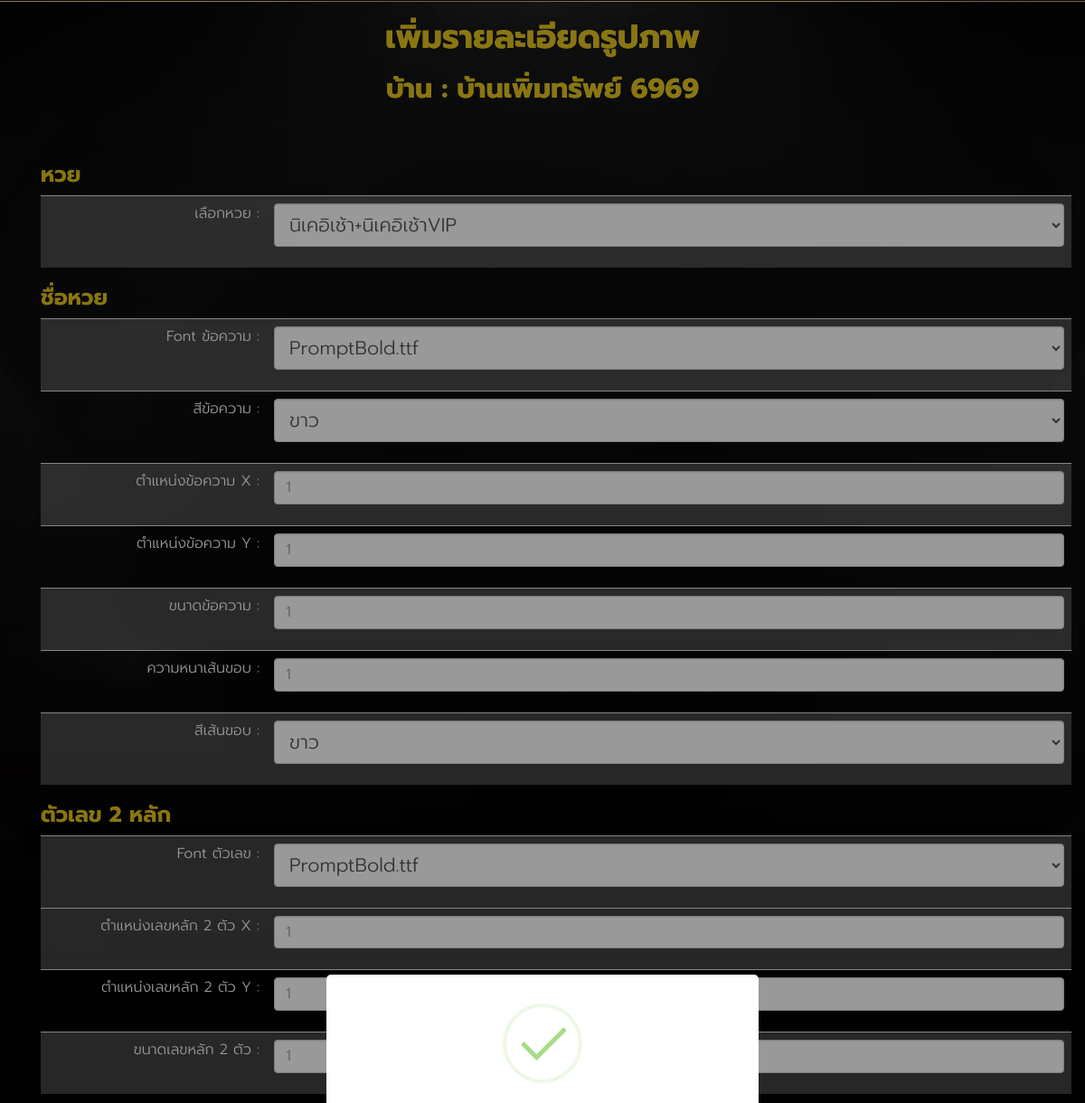
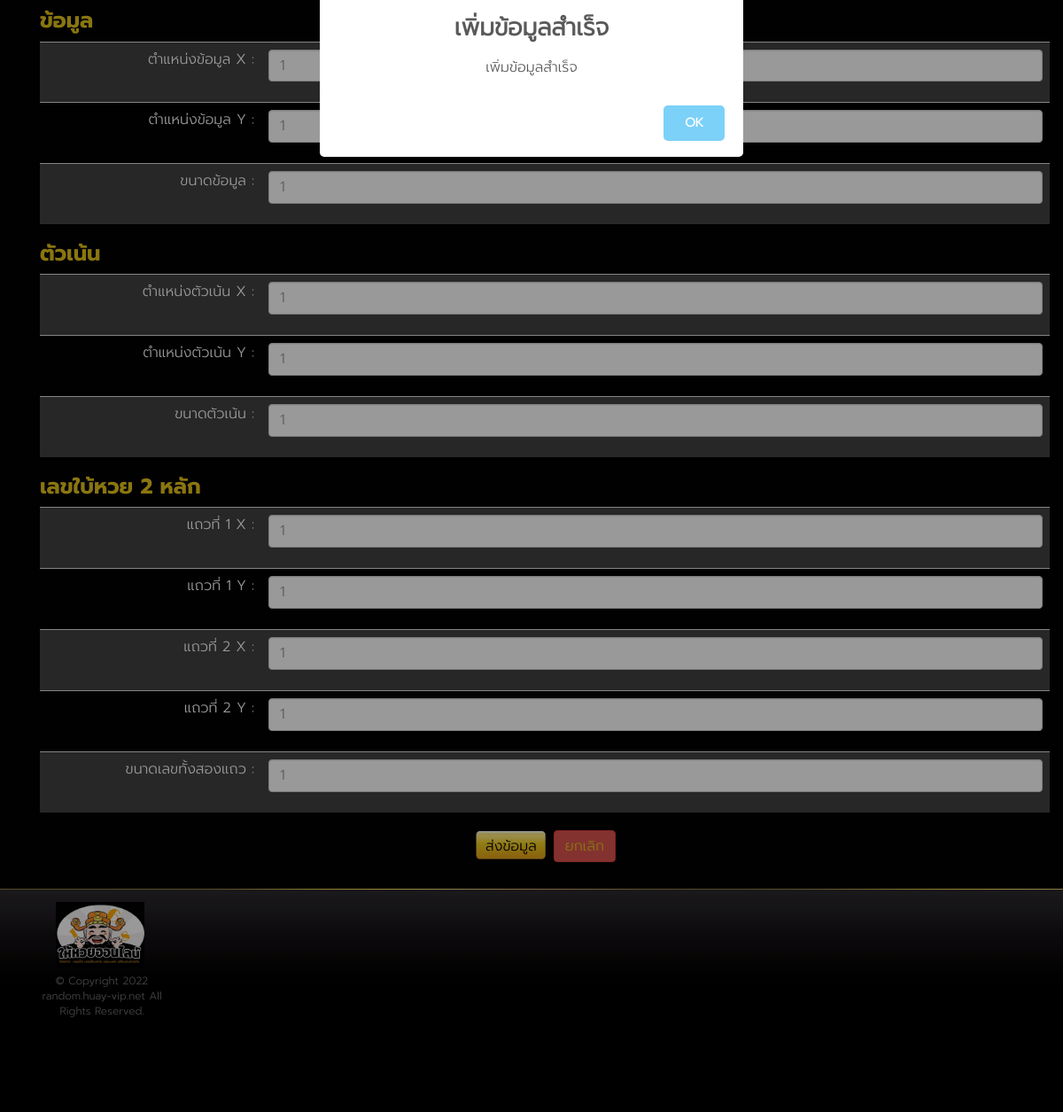
Page /backend/admin/add/detailpic (signed in) on the committed database (2 pictures, top to bottom).
### huayrandom/models.py (models this page shows, shortened)
class ProfileModel(models.Model):
    user = models.OneToOneField(User, on_delete=models.CASCADE)
    house_name = models.CharField(default='None', max_length=255)
    usertype = models.CharField(default='random', max_length=255)
    status = models.BooleanField(default=True)
    expire_date = models.DateTimeField(null=True, blank=True)
    credit_shop = models.BooleanField(default=True)

class HuayListModel(models.Model):
    short_name = models.CharField(default='None', max_length=255)
    full_name = models.CharField(default='None', max_length=255)
    page_name = models.CharField(default='None', max_length=255)
    time = models.TimeField()
    link = models.CharField(default='None', max_length=255)
    def __str__(self):
        return self.short_name

### huayrandom/views.py (the view, shortened to what this page needs)
# urls.py: path('backend/<str:username>/add/detailpic',AddDetailPicture,name='add_huay'),
@login_required
def AddDetailPicture(request, username):
    context = {}
    if 'error' in request.session:
        context['error'] = request.session['error']
        request.session['error'] = ''  # clear stuck error in session
    if 'status' in request.session:
        context['status'] = request.session['status']
        request.session['status'] = ''  # clear stuck error in session
    userObject = User.objects.get(username=username)
    profileObject = ProfileModel.objects.get(user=userObject)
    huayFilter = HuayTypeModel.objects.filter(user=userObject)
    huayFilterList = []
    for item in huayFilter:
        huayFilterList.append(item.huay_list.short_name)
    huayAll = HuayListModel.objects.all()
    huayAllIdList = []
    huayAllNameList = []
    for itemAll in huayAll:
        if str(itemAll) not in huayFilterList:
            huayAllNameList.append(str(itemAll))
            huayAllIdList.append(str(itemAll.id))
    huayAllList = zip(huayAllNameList, huayAllIdList)
    fontListObject = FontListModel.objects.all()
    context['huayList'] = huayAllList
    context['data'] = profileObject
    context['fontList'] = fontListObject
    return render(request, 'huay/add_huay.html', context)

### huayrandom/templates/huay/add_huay.html (shortened to what this page needs)
{% extends 'component/layout.html' %}
{%block content%}
<div class="wrap">
  <section class="slot-home-body">
    <div class="container">
      <div>
        <h1 class="shine-text big-font text-center">เพิ่มรายละเอียดรูปภาพ</h1>
        <h2 class="shine-text big-font text-center">บ้าน : {{data.house_name}}</h2>
      </div>
      <section class="content">
        <div class="container">
          <div class="slot-intro">
            <form method="post">
              <h3>หวย</h3>
              <table class="table table-striped">
                <tr>
                  <td class="text-right">เลือกหวย : </td>
                  <td colspan="9" class="text-center">
                    <div class="form-group">
                      <select name="huay_list_id" class="form-control">
                        {% for item1,item2 in huayList %}
                        <option value="{{item2}}">{{item1}}</option>
                        {% endfor %}
                      </select>
                    </div>
                  </td>
                </tr>
              </table>
              <h3>ชื่อหวย</h3>
              <table class="table table-striped">
                <tr>
                  <td class="text-right">Font ข้อความ : </td>
                  <td class="text-center">
                    <div class="form-group">
                      <select name="text_font" class="form-control">
                        {%for font in fontList%}
                        <option value="{{font.id}}">{{font.font_name}}</option>
                        {%endfor%}
                      </select>
                    </div>
                  </td>
                </tr>
                <tr>
                  <td class="text-right">สีข้อความ : </td>
                  <td class="text-center">
                    <div class="form-group">
                      <select name="text_color" class="form-control">
                        <option value="255,255,255">ขาว</option>
                      </select>
                    </div>
                  </td>
                </tr>
                <tr>
                  <td class="text-right">ตำแหน่งข้อความ X : </td>
                  <td class="text-center">
                    <div class="form-group">
                      <input type="number" class="form-control" placeholder="1" name="text_pos_x">
                    </div>
                  </td>
                </tr>
                <tr>
                  <td class="text-right">ตำแหน่งข้อความ Y : </td>
                  <td class="text-center">
                    <div class="form-group">
                      <input type="number" class="form-control" placeholder="1" name="text_pos_y">
                    </div>
                  </td>
                </tr>
                <tr>
                  <td class="text-right">ขนาดข้อความ : </td>
                  <td class="text-center">
                    <div class="form-group">
                      <input type="number" class="form-control" placeholder="1" name="text_size">
                    </div>
                  </td>
                </tr>
                <tr>
                  <td class="text-right">ความหนาเส้นขอบ : </td>
                  <td class="text-center">
                    <div class="form-group">
                      <input type="number" class="form-control" placeholder="1" name="border_width">
                    </div>
                  </td>
                </tr>
                <tr>
                  <td class="text-right">สีเส้นขอบ : </td>
                  <td class="text-center">
                    <div class="form-group">
                      <select name="border_color" class="form-control">
                        <option value="255,255,255">ขาว</option>
                      </select>
                    </div>
                  </td>
                </tr>
              </table>
              <h3>ตัวเลข 2 หลัก</h3>
              <table class="table table-striped">
                <tr>
                  <td class="text-right">Font ตัวเลข : </td>
                  <td class="text-center">
                    <div class="form-group">
                      <select name="number_font" class="form-control">
                        {%for font in fontList%}
                        <option value="{{font.id}}">{{font.font_name}}</option>
                        {%endfor%}
                      </select>
                    </div>
                  </td>
                </tr>
                <tr>
                  <td class="text-right">ตำแหน่งเลขหลัก 2 ตัว X : </td>
                  <td class="text-center">
                    <div class="form-group">
                      <input name="main_number_pos_x" type="number" class="form-control" placeholder="1">
                    </div>
                  </td>
                </tr>
                <tr>
                  <td class="text-right">ตำแหน่งเลขหลัก 2 ตัว Y : </td>
                  <td class="text-center">
                    <div class="form-group">
                    </div>
                  </td>
                </tr>
                <tr>
                  <td class="text-right">ขนาดเลขหลัก 2 ตัว : </td>
                  <td class="text-center">
                    <div class="form-group">
                    </div>
                  </td>
                </tr>
              </table>
              <h3>ข้อมูล</h3>
              <table class="table table-striped">
                <tr>
                  <td class="text-right">ตำแหน่งข้อมูล X : </td>
                  <td class="text-center">
                    <div class="form-group">
                    </div>
                  </td>
                </tr>
                <tr>
                  <td class="text-right">ตำแหน่งข้อมูล Y : </td>
                  <td class="text-center">
                    <div class="form-group">
                    </div>
                  </td>
                </tr>
                <tr>
                  <td class="text-right">ขนาดข้อมูล : </td>
                  <td class="text-center">
                    <div class="form-group">
                      <input name="date_fontsize" type="number" class="form-control" placeholder="1">
                    </div>
                  </td>
                </tr>
              </table>
              <h3>ตัวเน้น</h3>
              <table class="table table-striped">
                <tr>
                  <td class="text-right">ตำแหน่งตัวเน้น X : </td>
                  <td class="text-center">
                    <div class="form-group">
                      <input name="focus_pos_x" type="number" class="form-control" placeholder="1">
                    </div>
                  </td>
                </tr>
                <tr>
                  <td class="text-right">ตำแหน่งตัวเน้น Y : </td>
                  <td class="text-center">
                    <div class="form-group">
                      <input name="focus_pos_y" type="number" class="form-control" placeholder="1">
                    </div>
                  </td>
                </tr>
                <tr>
                  <td class="text-right">ขนาดตัวเน้น : </td>
                  <td class="text-center">
                    <div class="form-group">
                      <input name="focus_fontsize" type="number" class="form-control" placeholder="1">
                    </div>
                  </td>
                </tr>
              </table>
              <h3>เลขใบ้หวย 2 หลัก</h3>
              <table class="table table-striped">
                <tr>
                  <td class="text-right">แถวที่ 1 X : </td>
                  <td class="text-center">
                    <div class="form-group">
                      <input name="number_row1_pos_x" type="number" class="form-control" placeholder="1">
                    </div>
                  </td>
                </tr>
                <tr>
                  <td class="text-right">แถวที่ 1 Y : </td>
                  <td class="text-center">
                    <div class="form-group">
                      <input name="number_row1_pos_y" type="number" class="form-control" placeholder="1">
                    </div>
                  </td>
                </tr>
                <tr>
                  <td class="text-right">แถวที่ 2 X : </td>
                  <td class="text-center">
                    <div class="form-group">
                      <input name="number_row2_pos_x" type="number" class="form-control" placeholder="1">
                    </div>
                  </td>
                </tr>
                <tr>
                  <td class="text-right">แถวที่ 2 Y : </td>
                  <td class="text-center">
                    <div class="form-group">
                      <input name="number_row2_pos_y" type="number" class="form-control" placeholder="1">
                    </div>
                  </td>
                </tr>
                <tr>
                  <td class="text-right">ขนาดเลขทั้งสองแถว : </td>
                  <td class="text-center">
                    <div class="form-group">
                      <input name="number_row_fontsize" type="number" class="form-control" placeholder="1">
                    </div>
                  </td>
                </tr>
              </table>
              <div class="text-center">
                <button type="submit" class="btn btn-default">ส่งข้อมูล</button>
                <a class="btn btn-danger" href="/backend/">ยกเลิก</a>
              </div>
            </form>
          </div>
        </div>
      </section>
    </div>
    {%endblock content%}

### static/assets/css/style.css (style rules this page uses)
body { background: #030203; color: #fff; font-family: 'Prompt-Light'; font-size: 21px; }
h1, h2, h3 { color: #e6c41a; font-family: 'Prompt' }
a { color: #fff; -moz-transition: ease .3s; -o-transition: ease .3s; -webkit-transition: ease .3s; transition: ease .3s }
.wrap { background: url("/static/images/background/bkg_livecasino.webp") top center no-repeat; padding-top: 1px }
.content { padding: 30px 0 0px }
.content a { color: #e6c41a }
.shine-text { background: linear-gradient(to right, #e6c41a 20%, #ffffff 40%, #ffffff 60%, #e6c41a 80%); background-size: 200% auto; color: #e6c41a; background-clip: text; text-fill-color: transparent; -webkit-background-clip: text; animation: shine 2s linear infinite; margin-bottom: 15px }
.slot-intro { font-size: 16px }
.btn { font-size: 22px }
.btn.btn-default { background: url("/static/images/component/btn_bg.webp") top center no-repeat; background-size: 100% 100%; border-color: transparent; color: #000 }
.form-control { font-size: 21px; height: auto }

### static/assets/css/style-custom.css (style rules this page uses)
body { font-family: "Prompt-Light" !important; font-size: 10px; background-image: url("/static/images/background/bdg.webp"); }
.table-striped>tbody>tr:nth-of-type(odd) { background-color: #f9f9f940; }
input { font-size: 16px !important; }
.btn { font-size: 16px; }

### huayrandom/templates/huay/add_huay.html (style rules this page uses)
table>tbody>tr>td:first-child { width: 250px; }

### rows in the picture
ProfileModel: house_name "บ้านเพิ่มทรัพย์ 6969"
HuayListModel: huay_list_id "นิเคอิเช้า+นิเคอิเช้าVIP"

### other values in the picture
form field text_font "PromptBold.ttf"
form field number_font "PromptBold.ttf"
